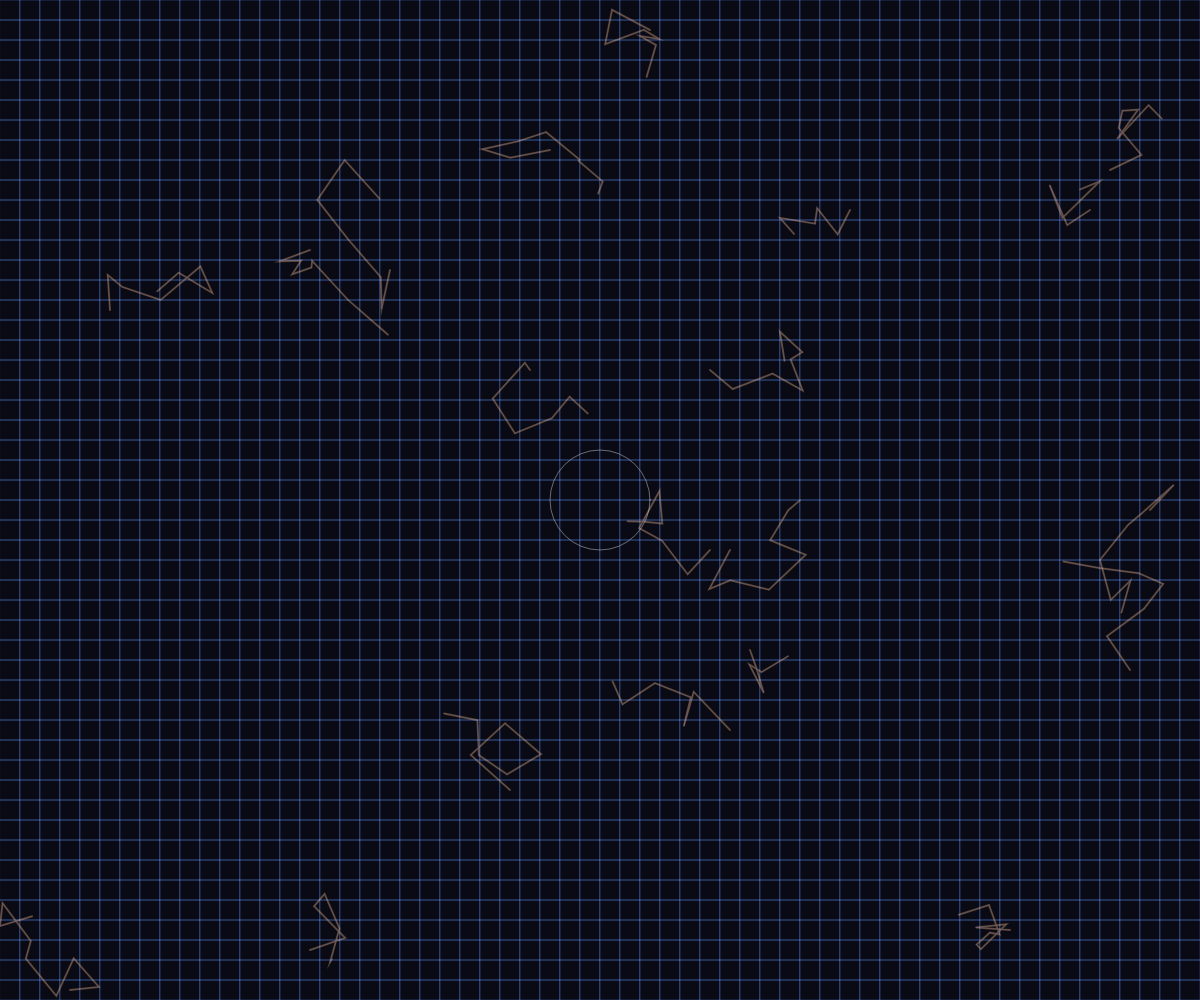
Frame 1 (no input)
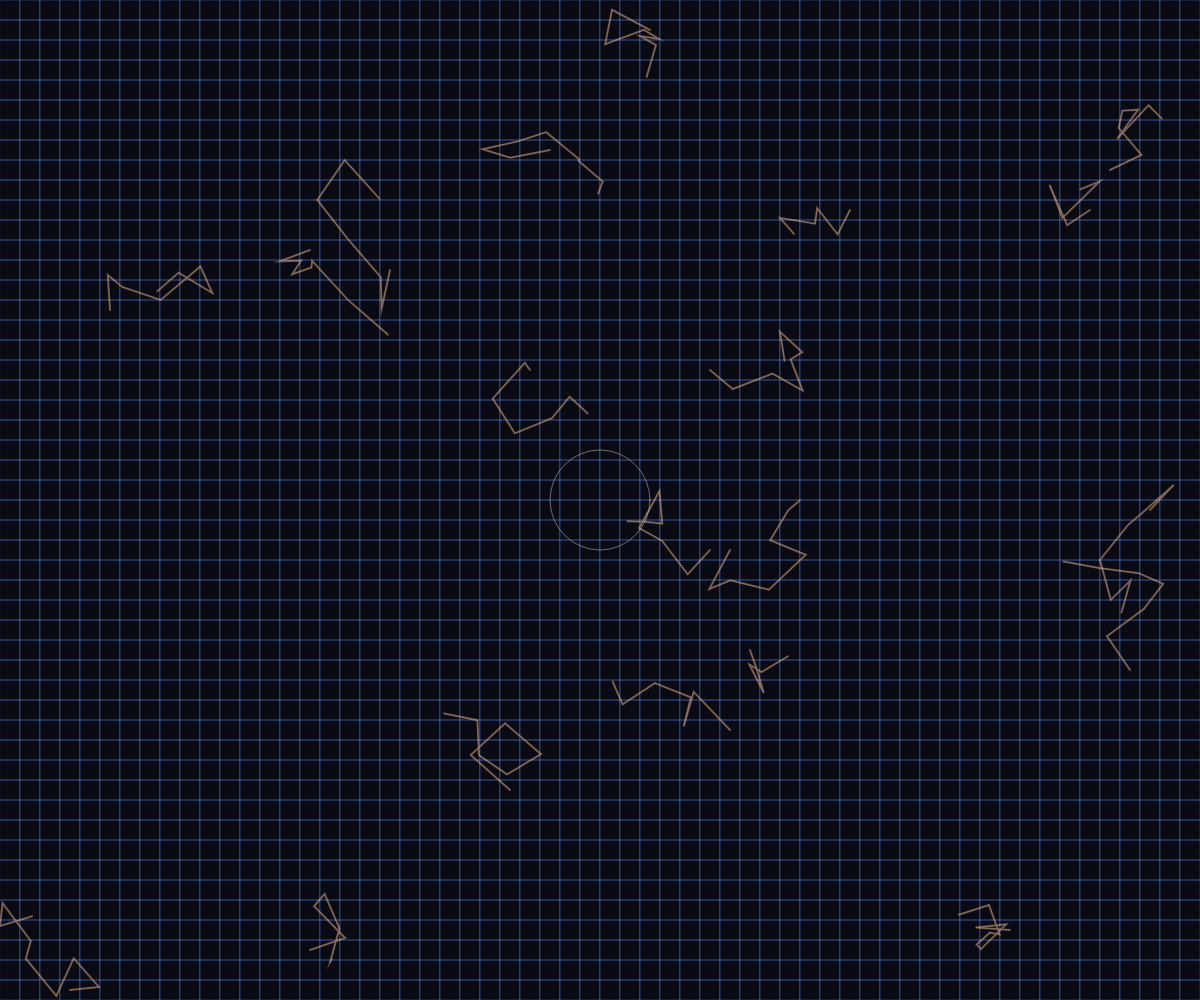
Frame 60 (no input)
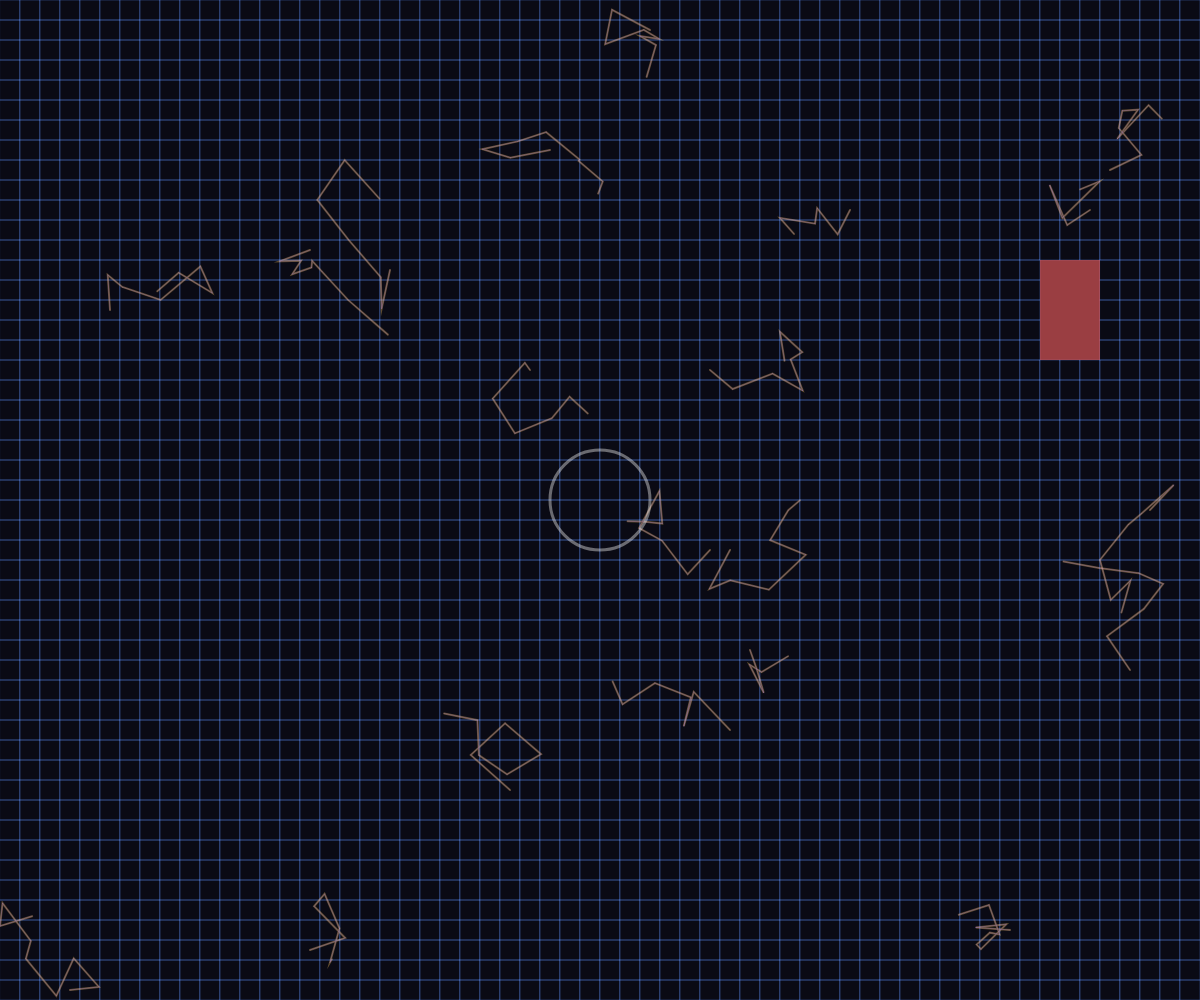
Frame 120 (the mouse pressed at the canvas centre since frame 60)

The p5.js sketch that drew these frames (run headless with seeded random() and noise() and a simulated clock; from frame 60 on, the mouse is pressed at the canvas centre):

// p5.js sketch
// ── sketch.js
let grid = [];
let paths = [];
let blockSize = 20;
let rows, cols;
let isClicked = false;
let glowIntensity = 0;
let pulseSpeed = 0.02;
let clickAreaRadius = 50;
let blockedSection = {x: 0, y: 0, width: 0, height: 0};

function setup() {
  createCanvas(windowWidth, windowHeight);
  rows = floor(height / blockSize);
  cols = floor(width / blockSize);

  // Create grid structure
  for (let y = 0; y < rows; y++) {
    grid[y] = [];
    for (let x = 0; x < cols; x++) {
      grid[y][x] = {
        x: x * blockSize,
        y: y * blockSize,
        isBlocked: false
      };
    }
  }

  // Generate potential paths
  generatePaths();
}

function draw() {
  background(10, 10, 20);
  
  // Pulsing glow effect
  glowIntensity = sin(frameCount * pulseSpeed) * 0.3 + 0.7;
  
  // Draw grid
  stroke(100, 150, 255, 80);
  strokeWeight(1);
  noFill();
  
  for (let y = 0; y < rows; y++) {
    for (let x = 0; x < cols; x++) {
      if (!grid[y][x].isBlocked) {
        rect(grid[y][x].x, grid[y][x].y, blockSize, blockSize);
      }
    }
  }
  
  // Draw paths
  strokeWeight(2);
  for (let path of paths) {
    if (path.length > 1) {
      beginShape();
      noFill();
      stroke(255, 200, 100, 100 * glowIntensity);
      
      for (let i = 0; i < path.length; i++) {
        let p = path[i];
        vertex(p.x, p.y);
      }
      endShape();
    }
  }

  // Draw connecting lines from paths to grid points
  strokeWeight(1);
  for (let path of paths) {
    if (path.length > 1) {
      stroke(200, 150, 255, 80 * glowIntensity);
      for (let i = 0; i < path.length - 1; i++) {
        line(path[i].x, path[i].y, path[i+1].x, path[i+1].y);
      }
    }
  }

  // Draw blocked sections if clicked
  if (isClicked) {
    strokeWeight(3);
    fill(255, 100, 100, 150);
    noStroke();
    for (let y = 0; y < rows; y++) {
      for (let x = 0; x < cols; x++) {
        if (grid[y][x].isBlocked) {
          rect(grid[y][x].x, grid[y][x].y, blockSize, blockSize);
        }
      }
    }
    
    // Brighten paths when clicked
    strokeWeight(3);
    for (let path of paths) {
      if (path.length > 1 && isPathInBlockedArea(path)) {
        stroke(255, 255, 200, 200);
        beginShape();
        noFill();
        for (let i = 0; i < path.length; i++) {
          let p = path[i];
          vertex(p.x, p.y);
        }
        endShape();
      }
    }
  }

  // Draw click area indicator
  stroke(255, 255, 255, 100);
  noFill();
  ellipse(width/2, height/2, clickAreaRadius * 2, clickAreaRadius * 2);
}

function generatePaths() {
  // Create some random paths
  for (let i = 0; i < 20; i++) {
    let path = [];
    let startX = floor(random(cols)) * blockSize + blockSize/2;
    let startY = floor(random(rows)) * blockSize + blockSize/2;
    
    path.push({x: startX, y: startY});
    
    // Create a path of 5-10 segments
    for (let j = 0; j < floor(random(5, 10)); j++) {
      let lastPoint = path[path.length - 1];
      let nextX = lastPoint.x + random(-blockSize*2, blockSize*2);
      let nextY = lastPoint.y + random(-blockSize*2, blockSize*2);
      
      // Keep within bounds
      nextX = constrain(nextX, 0, width);
      nextY = constrain(nextY, 0, height);
      
      path.push({x: nextX, y: nextY});
    }
    
    paths.push(path);
  }
}

function isPathInBlockedArea(path) {
  for (let point of path) {
    let gridX = floor(point.x / blockSize);
    let gridY = floor(point.y / blockSize);
    
    if (gridY >= 0 && gridY < rows && gridX >= 0 && gridX < cols) {
      if (grid[gridY][gridX].isBlocked) {
        return true;
      }
    }
  }
  return false;
}

function mousePressed() {
  // Only respond to clicks at the center of the canvas
  let centerX = width / 2;
  let centerY = height / 2;
  
  let d = dist(mouseX, mouseY, centerX, centerY);
  if (d < clickAreaRadius) { // Clicked within click area
    isClicked = true;
    
    // Lock in a random section of the puzzle
    let blockRows = floor(random(3, 7));
    let blockCols = floor(random(3, 7));
    let startX = floor(random(cols - blockCols));
    let startY = floor(random(rows - blockRows));
    
    blockedSection = {x: startX, y: startY, width: blockCols, height: blockRows};
    
    for (let y = 0; y < blockRows; y++) {
      for (let x = 0; x < blockCols; x++) {
        if (startY + y < rows && startX + x < cols) {
          grid[startY + y][startX + x].isBlocked = true;
        }
      }
    }
  }
}

function windowResized() {
  resizeCanvas(windowWidth, windowHeight);
  rows = floor(height / blockSize);
  cols = floor(width / blockSize);
}
